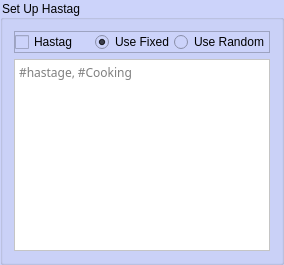
              <widget class="QGroupBox" name="groupBox_37">
               <property name="styleSheet">
                <string notr="true">background-color: rgb(204, 211, 250);</string>
               </property>
               <property name="title">
                <string>Set Up Hastag</string>
               </property>
               <layout class="QVBoxLayout" name="verticalLayout_27">
                <item>
                 <widget class="QFrame" name="frame_14">
                  <property name="frameShape">
                   <enum>QFrame::StyledPanel</enum>
                  </property>
                  <property name="frameShadow">
                   <enum>QFrame::Raised</enum>
                  </property>
                  <layout class="QHBoxLayout" name="horizontalLayout_46">
                   <property name="spacing">
                    <number>0</number>
                   </property>
                   <property name="leftMargin">
                    <number>0</number>
                   </property>
                   <property name="topMargin">
                    <number>0</number>
                   </property>
                   <property name="rightMargin">
                    <number>0</number>
                   </property>
                   <property name="bottomMargin">
                    <number>0</number>
                   </property>
                   <item>
                    <widget class="QCheckBox" name="hastag_image">
                     <property name="text">
                      <string>Hastag</string>
                     </property>
                    </widget>
                   </item>
                   <item>
                    <widget class="QWidget" name="widget_21" native="true">
                     <layout class="QHBoxLayout" name="horizontalLayout_47">
                      <property name="spacing">
                       <number>0</number>
                      </property>
                      <property name="leftMargin">
                       <number>0</number>
                      </property>
                      <property name="topMargin">
                       <number>0</number>
                      </property>
                      <property name="rightMargin">
                       <number>0</number>
                      </property>
                      <property name="bottomMargin">
                       <number>0</number>
                      </property>
                      <item>
                       <widget class="QRadioButton" name="use_fixed_hastag_image">
                        <property name="text">
                         <string>Use Fixed</string>
                        </property>
                        <property name="checked">
                         <bool>true</bool>
                        </property>
                       </widget>
                      </item>
                      <item>
                       <widget class="QRadioButton" name="use_random_hastag_image">
                        <property name="text">
                         <string>Use Random</string>
                        </property>
                       </widget>
                      </item>
                     </layout>
                    </widget>
                   </item>
                  </layout>
                 </widget>
                </item>
                <item>
                 <widget class="QPlainTextEdit" name="image_hastag_word">
                  <property name="font">
                   <font>
                    <family>Noto Sans Khmer</family>
                   </font>
                  </property>
                  <property name="styleSheet">
                   <string notr="true">background-color: rgb(255, 255, 255);</string>
                  </property>
                  <property name="placeholderText">
                   <string>#hastage, #Cooking</string>
                  </property>
                 </widget>
                </item>
               </layout>
              </widget>
